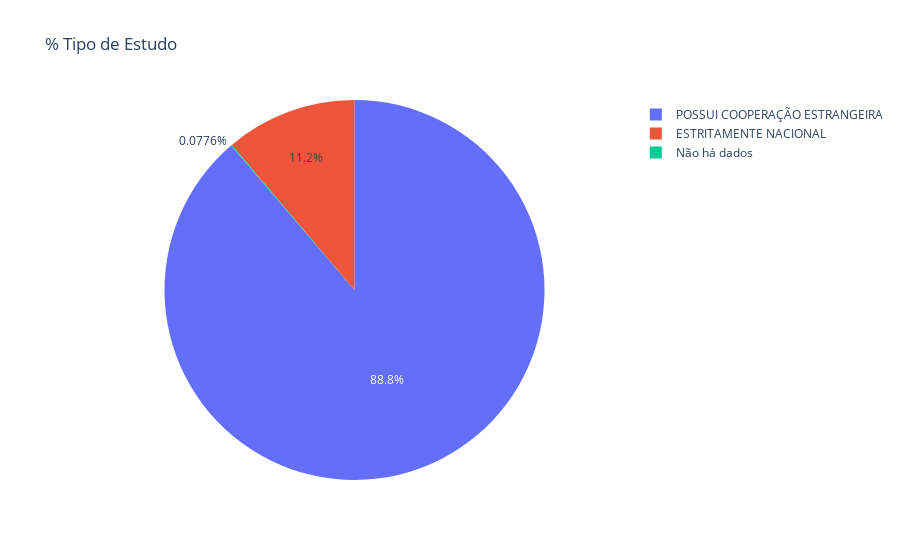

Notebook code for this chart:
### Code cell
pie_estudo = final_df.groupby("Tipo de Estudo")["Número do Processo"].nunique().reset_index()

pie_estudo_chart = px.pie(
    pie_estudo,
    names="Tipo de Estudo",
    values="Número do Processo",
    title='% Tipo de Estudo'
)

pie_estudo_chart.show()

### Figure 1 — Plotly figure (JSON) as saved in the notebook; plotly's stock layout.template omitted (floating-point values rounded to 4 significant figures)
{"data": [{"domain": {"x": [0, 1], "y": [0, 1]}, "hovertemplate": "Tipo de Estudo=%{label}<br>Número do Processo=%{value}<extra></extra>", "labels": ["ESTRITAMENTE NACIONAL", "Não há dados", "POSSUI COOPERAÇÃO ESTRANGEIRA"], "legendgroup": "", "name": "", "showlegend": true, "type": "pie", "values": [144, 1, 1144]}], "layout": {"legend": {"tracegroupgap": 0}, "title": {"text": "% Tipo de Estudo"}}}
